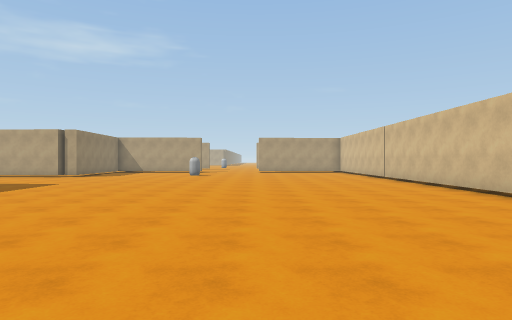
View 1 (above)

21 first-person views from a walk through a 3-D level made in the Unity game engine. The camera is 1.5 m above the floor, looks level and sees 75° across. The floor is counted in squares, 2 m on a side. Each view is taken from the middle of a square. On the plan, view 1 faces up. The plan holds only what a view shows up to about 11 squares ahead; the rest is blank. The place goes on beyond the plan. The player character is not drawn. Surface patterns are stand-ins for the level's own textures.

View 2
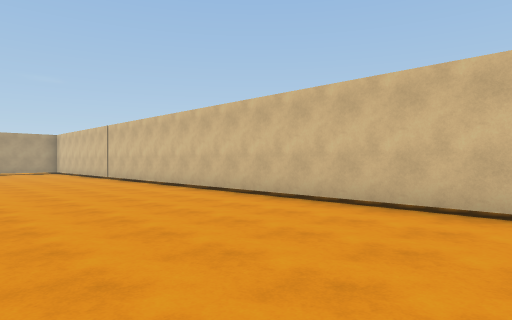

View 3
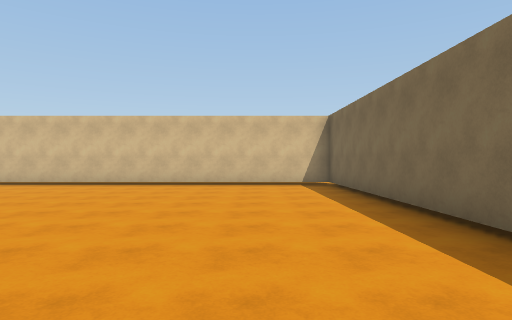

View 4
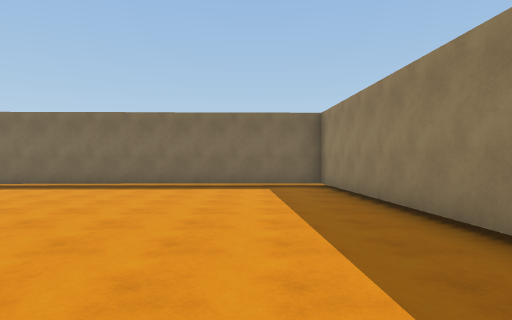

View 5
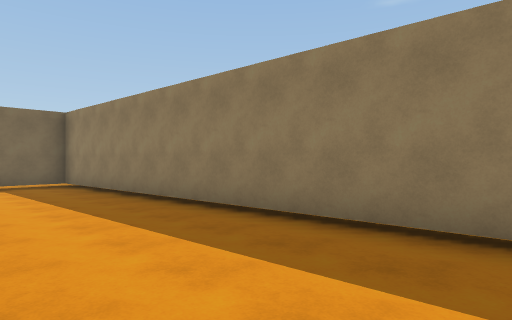

View 6
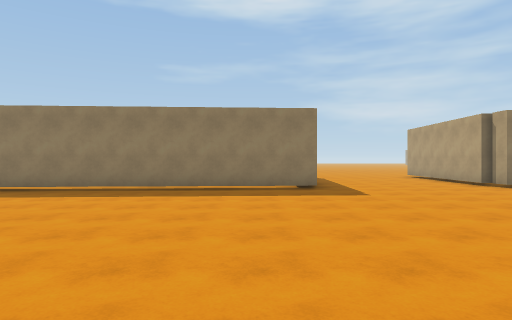

View 7
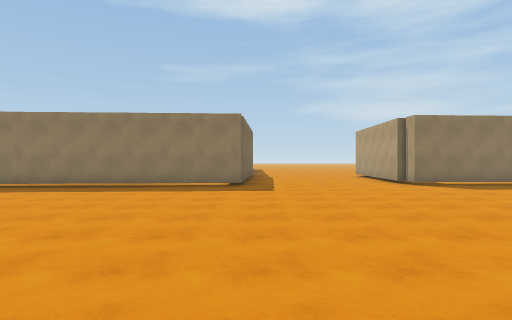

View 8
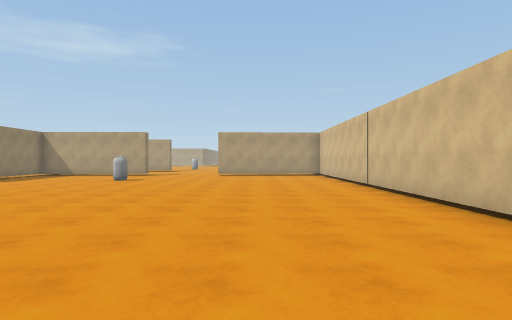

View 9
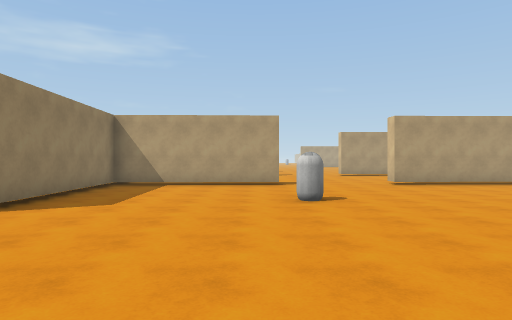

View 10
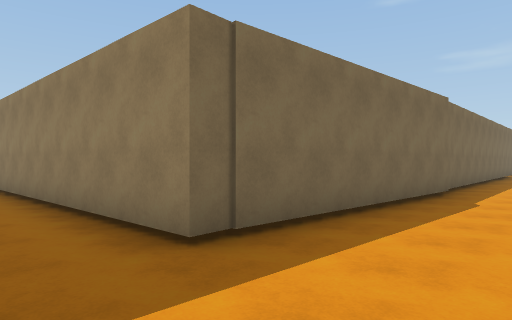

View 11
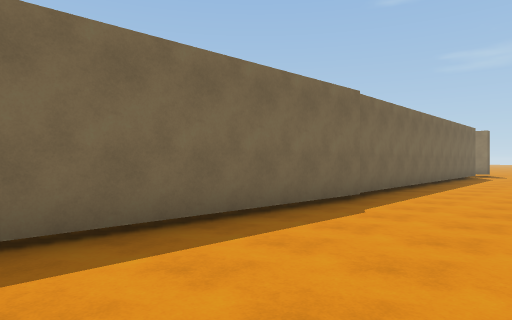

View 12
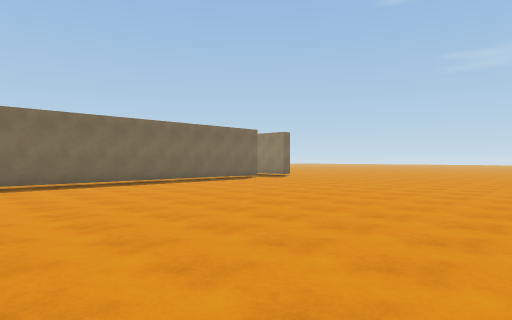

View 13
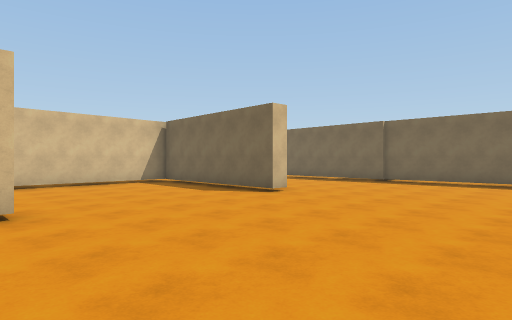

View 14
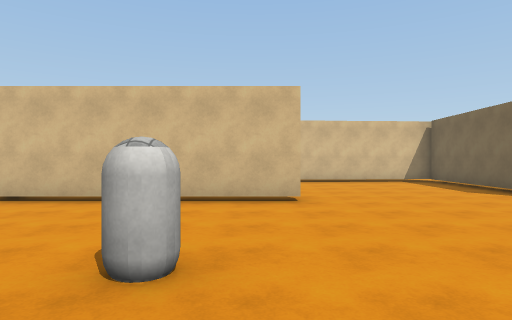

View 15
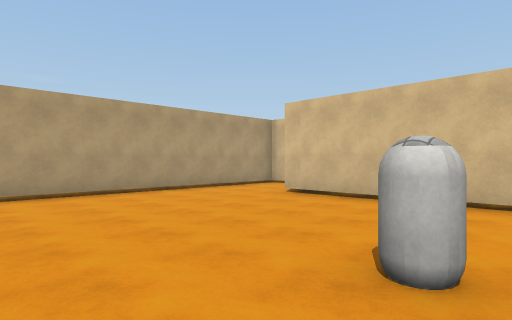

View 16
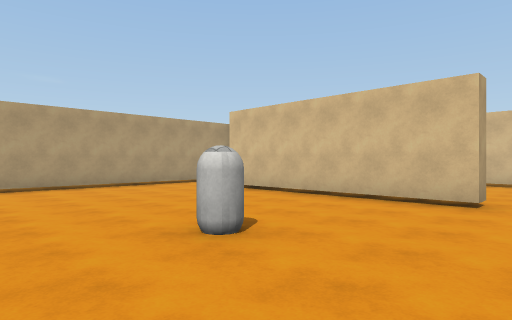

View 17
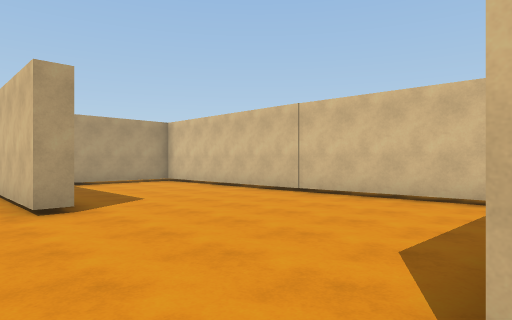

View 18
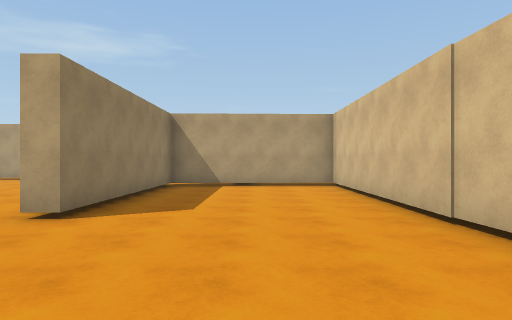

View 19
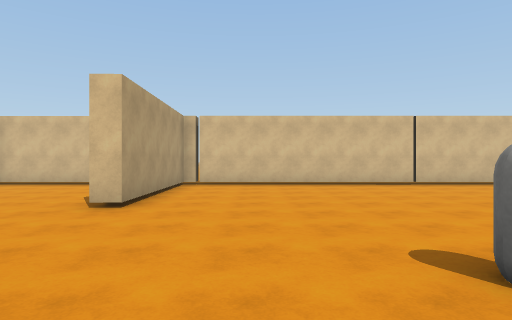

View 20
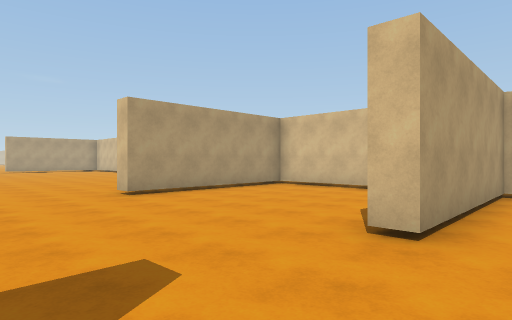

View 21
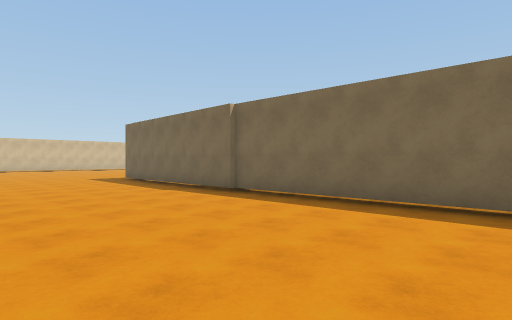

### Floor plan
Key: @ floor where view 1 was taken; # wall or solid block; . floor; T thing the floor can be seen under or through; O other object.
Columns run from 20 left of view 1 to 5 right of it. Each row starts with its distance up from view 1.
 31                    ..
 30   ..               ...
 29  #########        ....
 28  ........#        ....
 27  ........#..      .......
 26  .....#######     ...#####
 25 ......T.....#     .......#
 24 ......T.....#     .......#
 23 ......T.....#    ........#
 22 ..O...T.....#    ........
 21 ......T.....#............
 20  ...........#####....#####
 19 ............#............#
 18 ............#............#
 17 ............#............#
 16 ............#....O.......#
 15 .......######............#
 14 .........................#
 13 .........................#
 12 .........................#
 11 .........................#
 10 ...########..............#
  9 ####.. ...###............#
  8    ..      .#............#
  7            .#............#
  6            .#............#
  5             ##...........#
  4             .#...........#
  3             .#...........#
  2             .#...........#
  1             .#...........#
  0              #......@....#
 -1              #...........#
 -2              #...........#
 -3              #......######
 -4              ########...
 -5              ..

Where each view was taken, in squares from view 1:
view 1: 0 up, 0 right, facing up
view 2: 0 up, 0 right, facing up-right
view 3: 1 down, 5 left, facing right
view 4: 6 up, 5 left, facing down
view 5: 7 up, 4 left, facing down-left
view 6: 8 up, 1 right, facing left
view 7: 10 up, 2 right, facing left
view 8: 4 up, 2 right, facing up
view 9: 10 up, 4 left, facing up
view 10: 12 up, 6 left, facing down-left
view 11: 13 up, 8 left, facing down-left
view 12: 20 up, 14 left, facing down-left
view 13: 21 up, 19 left, facing down-right
view 14: 21 up, 20 left, facing right
view 15: 21 up, 20 left, facing up-right
view 16: 19 up, 20 left, facing up-right
view 17: 15 up, 15 left, facing up-right
view 18: 16 up, 11 left, facing up
view 19: 18 up, 5 left, facing right
view 20: 19 up, 3 left, facing up-right
view 21: 15 up, 20 left, facing down-right
